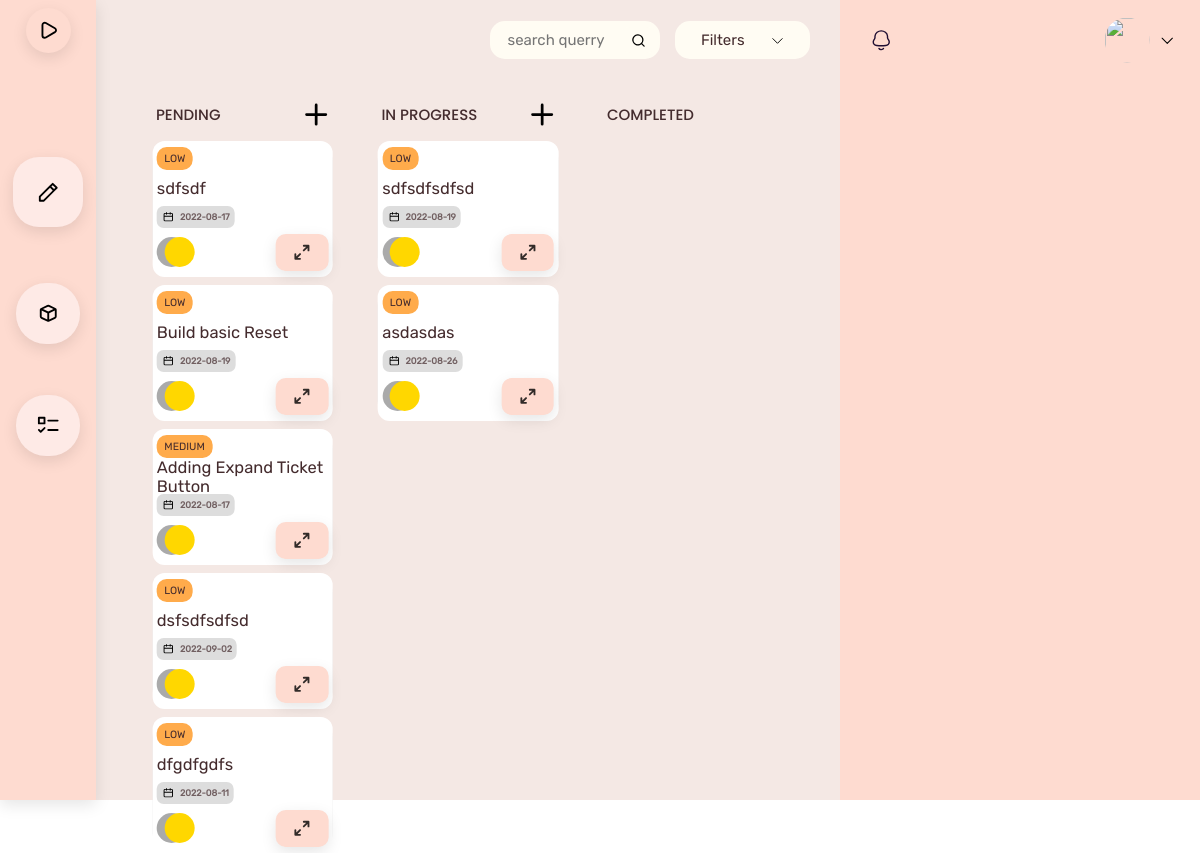
/show-tickets/1 (signed in), run on an earlier commit of the app's database.
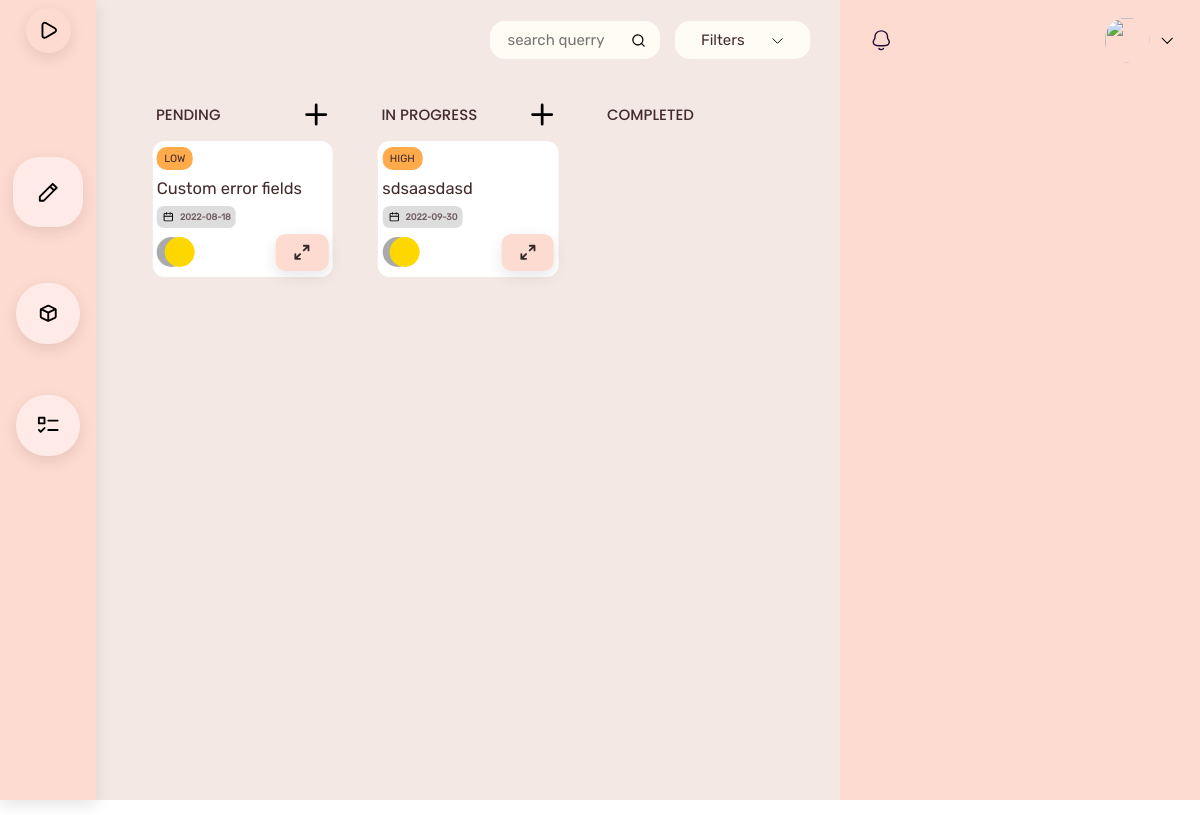
And on a later commit of the database.
### Tracker/models.py (models this page shows, shortened)
class Ticket(db.Model):
    id = db.Column(db.Integer, primary_key=True)
    name = db.Column(db.String(50), nullable=False)
    content = db.Column(db.String(200), nullable=False)
    status = db.Column(db.String(10), nullable=False, default='Pending')
    creation_date = db.Column(db.DateTime(), default=datetime.now)
    assigned_user = db.Column(db.String(50), nullable=False)
    created_by = db.Column(db.String(50), nullable=False)
    priority = db.Column(db.String(6), nullable=False, default='Low')
    project_id = db.Column(db.Integer, db.ForeignKey('project.id'), nullable=False)
    deadline = db.Column(db.Date, nullable=False)
    bookmark_state = db.Column(db.Boolean, nullable=False, default=False)
    comment = db.relationship('TicketComment', backref='this_ticket', lazy=True)

### Tracker/tickets/views.py (the view)
@tickets.route("/show-tickets/<int:current_project_id>")
@login_required
def show_tickets(current_project_id):
    image_file = url_for('static', filename='profile_pictures/' + current_user.profile_picture)
    if request.method == "GET":
        tickets = database.execute("SELECT * FROM Ticket WHERE project_id = ?", current_project_id)
        return render_template("tickets.html", image_file=image_file, project_id=current_project_id, tickets=tickets, pageTitle="TICKETS")

### Tracker/models.py (called while the page is built)
@login_manager.user_loader
def load_user(user_id):
    return User.query.get(int(user_id))

### Tracker/tickets/templates/tickets/tickets.html (shortened to what this page needs)
{% extends "layout.html" %} {% block component_style -%}
<link rel="stylesheet" href="{{ url_for('tickets.static', filename='tickets.css') }}"> {% endblock component_style %}  {% block tickets -%}
<div id="tickets-content">
    <div id="ticket-section">
        <div class="ticket-column-container">
            <div class="ticket-column">
                <div class="ticket-column-header">
                    <p class="ticket-column-title">Pending</p>
                    <form class="ticket-column-form" action="{{ url_for('tickets.add_ticket', current_project_id=project_id, this_tickets_status='Pending')}}" method="get">
                        <button type="submit"><svg xmlns="http://www.w3.org/2000/svg" viewBox="0 0 24 24"><path d="M19,11H13V5a1,1,0,0,0-2,0v6H5a1,1,0,0,0,0,2h6v6a1,1,0,0,0,2,0V13h6a1,1,0,0,0,0-2Z"/></svg></button>
                    </form>
                </div>
                <div class="ticket-column-body">
                    {% for ticket in tickets %} {% if ticket.status == 'Pending' %}
                    <div class="ticket-hover-background" draggable="true">
                        <div class="ticket" draggable="true">
                            <div class="ticket-header">
                                <div class="ticket-tag-container">
                                    <p class="ticket-tag">{{ ticket.priority }}</p>
                                </div>
                            </div>
                            <div class="ticket-title">
                                <p>{{ ticket.name }}</p>
                            </div>
                            <div class="ticket-deadline">
                                <div class="ticket-deadline-container">
                                    <div class="deadline-svg-container">
                                        <svg xmlns="http://www.w3.org/2000/svg" viewBox="0 0 24 24"><path d="M19,4H17V3a1,1,0,0,0-2,0V4H9V3A1,1,0,0,0,7,3V4H5A3,3,0,0,0,2,7V19a3,3,0,0,0,3,3H19a3,3,0,0,0,3-3V7A3,3,0,0,0,19,4Zm1,15a1,1,0,0,1-1,1H5a1,1,0,0,1-1-1V12H20Zm0-9H4V7A1,1,0,0,1,5,6H7V7A1,1,0,0,0,9,7V6h6V7a1,1,0,0,0,2,0V6h2a1,1,0,0,1,1,1Z"/></svg>
                                    </div>
                                    <p>{{ ticket.deadline }}</p>
                                </div>
                            </div>
                            <div class="ticket-footer">
                                <div class="ticket-collaborators">
                                    <div class="collaborators"></div>
                                </div>
                                <button class="project-extend" id="project-extend" type="button">
                            </button>
                            </div>
                        </div>
                    </div>
                    {% endif %} {% endfor %}
                </div>
            </div>
            <div class="ticket-column">
                <div class="ticket-column-header">
                    <p class="ticket-column-title">In Progress</p>
                    <form class="ticket-column-form" action="{{ url_for('tickets.add_ticket', current_project_id=project_id, this_tickets_status='In Progress')}}" method="get">
                        <button type="submit"><svg xmlns="http://www.w3.org/2000/svg" viewBox="0 0 24 24"><path d="M19,11H13V5a1,1,0,0,0-2,0v6H5a1,1,0,0,0,0,2h6v6a1,1,0,0,0,2,0V13h6a1,1,0,0,0,0-2Z"/></svg></button>
                    </form>
                </div>
                <div class="ticket-column-body">
                    {% for ticket in tickets %} {% if ticket.status == 'In Progress' %}
                    <div class="ticket-hover-background" draggable="true">
                        <div class="ticket" draggable="true">
                            <div class="ticket-header">
                                <div class="ticket-tag-container">
                                    <p class="ticket-tag">{{ ticket.priority }}</p>
                                </div>
                            </div>
                            <div class="ticket-title">
                                <p>{{ ticket.name }}</p>
                            </div>
                            <div class="ticket-deadline">
                                <div class="ticket-deadline-container">
                                    <div class="deadline-svg-container">
                                        <svg xmlns="http://www.w3.org/2000/svg" viewBox="0 0 24 24"><path d="M19,4H17V3a1,1,0,0,0-2,0V4H9V3A1,1,0,0,0,7,3V4H5A3,3,0,0,0,2,7V19a3,3,0,0,0,3,3H19a3,3,0,0,0,3-3V7A3,3,0,0,0,19,4Zm1,15a1,1,0,0,1-1,1H5a1,1,0,0,1-1-1V12H20Zm0-9H4V7A1,1,0,0,1,5,6H7V7A1,1,0,0,0,9,7V6h6V7a1,1,0,0,0,2,0V6h2a1,1,0,0,1,1,1Z"/></svg>
                                    </div>
                                    <p>{{ ticket.deadline }}</p>
                                </div>
                            </div>
                            <div class="ticket-footer">
                                <div class="ticket-collaborators">
                                    <div class="collaborators"></div>
                                </div>
                                <button class="project-extend" id="project-extend" type="button">
                            </button>
                            </div>
                        </div>
                    </div>
                    {% endif %} {% endfor %}
                </div>
            </div>
            <div class="ticket-column">
                <div class="ticket-column-header">
                    <p class="ticket-column-title">Completed</p>
                </div>
                <div class="ticket-column-body">
                </div>
            </div>
        </div>
    </div>
</div>
{%- endblock tickets %}

### Tracker/index/templates/index/layout.html (shortened to what this page needs)
 {% extends "head.html" %} {% block style %}
<link rel="stylesheet" href="{{ url_for( 'index.static' , filename='index.css') }}"> {% endblock style %}
{% block main %}
<div class="filebackground">
</div>
<main id="grid-container">
    <nav id="navigation-rail">
        <div class="nav-header">
            <div class="nav-switch">
                <div class="arrow-container">
                </div>
            </div>
        </div>
        <div class="aside">
            {% if pageTitle == 'TICKETS'%}
            <div class="nav-child">
                <a href="{{ url_for('tickets.add_ticket', current_project_id=project_id) }}" class="show-modal-button">
                </a>
            </div>
            {% endif %}
            <div class="nav-child">
                <button class="nav-button">
                    <div class="aside-icon-container">
                    </div>
                    <a class="label-container" href="{{ url_for('index._index') }}">
                    </a>
                </button>
                <button class="nav-button">
                    <div class="aside-icon-container">
                    </div>
                    <div class="label-container">
                    </div>
                </button>
            </div>
        </div>
    </nav>
    <section id="top-bar">
        <div class="tools">
            <div class="search-field">
                <input type="search" name="search" id="input-search" placeholder="search querry">
                <div class="search-icon-container">
                    <svg id="search-icon" xmlns="http://www.w3.org/2000/svg" viewBox="0 0 24 24"><path d="M21.71,20.29,18,16.61A9,9,0,1,0,16.61,18l3.68,3.68a1,1,0,0,0,1.42,0A1,1,0,0,0,21.71,20.29ZM11,18a7,7,0,1,1,7-7A7,7,0,0,1,11,18Z"/></svg>
                </div>
            </div>
            <div id="filter">
                <label class="filter-label" for="filter">Filters</label>
                <svg id="filter-arrow" xmlns="http://www.w3.org/2000/svg" viewBox="0 0 256 256"><rect width="256" height="256" fill="none"/><polyline fill="none" stroke="#000" stroke-linecap="round" stroke-linejoin="round" stroke-width="16" points="208 96 128 176 48 96"/></svg>
            </div>
        </div>
    </section>
    <section id="main-content">
        {% block projects -%}{%- endblock projects %}{% block tickets -%}{%- endblock tickets %}
    </section>
    <section id="top-side-content">
        <div class="profile">
            <a href="{{ url_for('profile._profile') }}" id="profile-picture-main">
                <img src="{{ image_file }}" class="dashboard-profile-picture" alt="">
            </a>
            <button class="profile-dropdown-button"><svg id="profile-arrow-icon" class="profile-arrow-icon" xmlns="http://www.w3.org/2000/svg" viewBox="0 0 256 256"><rect width="256" height="256" fill="none"/><polyline fill="none" stroke="#000" stroke-linecap="round" stroke-linejoin="round" stroke-width="16" points="208 96 128 176 48 96"/></svg></button>
        </div>
    </section>
    <section id="side-content">
    </section>
</main>
{% endblock %}

### Tracker/index/templates/index/head.html (shortened to what this page needs)
<!DOCTYPE html>
<html>
<head>
    <link rel="stylesheet" href="{{ url_for( 'index.static' , filename='head.css')  }}"> {% block style -%}{%- endblock style %}{% block component_style -%}{% endblock component_style %}
</head>
<body>
    {% block login -%}{%- endblock login %} {% block register -%}{%- endblock register %} {%block main -%}{%- endblock %} {% block profile -%}{%- endblock profile %} {% block new_project -%}{%- endblock new_project %}
</body>

### Tracker/index/static/index/index.css (style rules this page uses)
#grid-container { display: grid; height: 100vh; grid-template-columns: 14% 61% 25%; grid-template-rows: 10% 90%; grid-template-areas: "navigation-rail top-bar top-side-content" "navigation-rail main-content side-content" "navigation-rail main-content side-content"; }
.filebackground { background-color: #f1e1ddc5; position: fixed; width: 100vw; height: 100vh; z-index: -1; }
#main-content { grid-area: main-content; transition: 500ms ease-out; position: relative; display: flex; justify-content: center; }
#top-bar { grid-area: top-bar; width: 99%; display: flex; justify-content: flex-end; align-items: center; }
.tools { display: flex; justify-content: flex-end; gap: 1rem; width: 100%; margin: 0 1em; }
#filter { margin-right: 1%; display: flex; justify-content: space-evenly; background-color: #fffcf3; align-items: center; height: 3.2rem; width: 9rem; }
.filter-label { background-color: #fffcf3; }
#filter-arrow { width: 1rem; background-color: #fffcf3; }
#filter, .search-field { border-radius: 15px; }
.search-field { position: relative; background-color: #fffcf3; max-width: 170px; width: 90%; display: flex; align-items: center; height: 3.2rem; justify-content: space-around; transition: 150ms ease; }
#input-search { position: absolute; left: 10%; width: 80%; border: none; background-color: inherit; height: 90%; }
.search-icon-container { position: absolute; right: 1%; border-radius: 50px; background-color: inherit; height: 70%; display: flex; justify-content: center; align-items: center; width: 2.7rem; }
#search-icon { width: 1.5rem; background-color: #fffcf3; }
#top-side-content { background-color: var(--primary); display: flex; justify-content: space-between; align-items: center; overflow: visible; }
#notification-icon { margin-left: 2em; width: 1.5rem; background-color: inherit; }
.profile { display: flex; justify-content: space-evenly; width: 6rem; margin-right: 1em; }
.dashboard-profile-picture { height: 3rem; width: 3rem; cursor: pointer; clip-path: circle(); }
#profile-arrow-icon { width: 1.1rem; background-color: inherit; cursor: pointer; transition: 150ms ease-in-out; }
.profile-dropdown-button { background-color: var(--primary); border: none; }
#side-content { grid-area: side-content; background-color: var(--primary); }
@media screen and (max-width: 1600px) { #grid-container { grid-template-columns: 8% 62% 30%; } }
@media screen and (max-width: 1600px) { #filter, .search-field { height: 2.5rem; border-radius: 15px; } }
@media screen and (max-width: 1600px) { #search-icon { width: 1rem; } }
@media screen and (max-width: 1600px) { .nav-child { gap: 2rem; } }

### Tracker/index/static/index/navigation-rail.css (style rules this page uses)
#navigation-rail { grid-area: navigation-rail; background-color: var(--primary); box-shadow: var(--defaultShadow); display: flex; flex-direction: column; transition: 500ms ease; }
.nav-header { display: flex; align-items: center; justify-content: center; width: 100%; margin-top: 0.5rem; }
.show-modal-button { box-shadow: var(--defaultShadow); display: flex; justify-content: center; align-items: center; padding: 1.6rem 1.6rem; border-radius: 26px; border: none; background-color: var(--secondary); cursor: pointer; }
.pencil-icon { width: 1.2rem; transition: 500ms ease; }
.arrow-container { box-shadow: var(--defaultShadow); display: flex; background-color: #fedbd0; justify-content: center; align-items: center; height: 3rem; width: 3rem; border-radius: 50px; }
.arrow-container svg { width: 1.5rem; margin-left: 0.2rem; transition: 500ms ease; }
.aside { display: flex; flex-direction: column; justify-content: space-between; position: relative; top: 13%; height: 40%; width: 100%; transition: 500ms ease; }
.nav-child:first-of-type { width: 100%; display: flex; justify-content: center; align-items: center; }
.nav-child { display: flex; gap: 1rem; flex-direction: column; justify-content: center; align-items: center; }
.nav-button { display: flex; flex-direction: column; justify-content: center; align-items: center; background-color: inherit; width: 100%; border: none; }
.aside-icon-container { display: flex; justify-content: center; align-items: center; padding: 1.3rem 0; width: 4.3rem; border-radius: 30px; background-color: var(--secondary); transition: 500ms ease; margin-bottom: 0.5rem; box-shadow: var(--defaultShadow); }
.aside-icon-container svg, .pencil-icon { width: 1.5rem; }
.label-container { display: flex; justify-content: center; align-items: center; transition: 100ms ease; }

### Tracker/static/background.css (style rules this page uses)
html { overflow-x: hidden; }

What changed in the data, as far as the page shows it:
removed Ticket: priority "LOW", name "sdfsdf", deadline "2022-08-17"
removed Ticket: priority "MEDIUM", name "Adding Expand Ticket Button", deadline "2022-08-17"
removed Ticket: priority "LOW", name "dsfsdfsdfsd", deadline "2022-09-02"
removed Ticket: priority "LOW", name "dfgdfgdfs", deadline "2022-08-11"
removed Ticket: priority "LOW", name "sdfsdfsdfsd", deadline "2022-08-19"
removed Ticket: priority "LOW", name "asdasdas", deadline "2022-08-26"
changed Ticket "LOW": name "Build basic Reset" → "Custom error fields"; deadline "2022-08-19" → "2022-08-18"
added Ticket: priority "HIGH", name "sdsaasdasd", deadline "2022-09-30"
